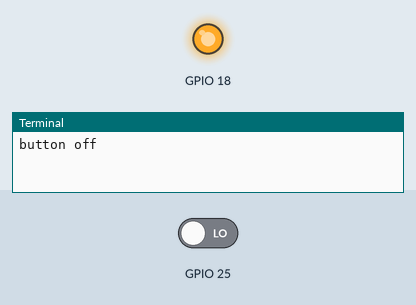
The program below on a simulated Raspberry Pi (BCM pin numbers). Shown: output pins drawn as LEDs (lit = HIGH), the last lines printed to the terminal. The inputs (shaded band) are chosen by the test bench; at power-on: GPIO 25 LOW. At 20.0 s the program stops and its outputs stay as they are.

Above: at 0.1 s.
At 19.9 s:
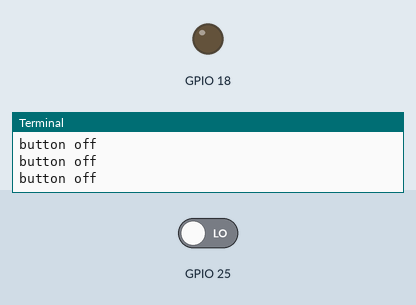
Timing chart, 0 to 21.4 s (numbered marks = the images above):
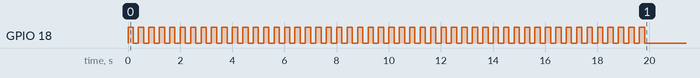

The program:

blinking_light_button.py
```python
import RPi.GPIO as GPIO
import time
import random

GPIO.setwarnings(False)
GPIO.setmode(GPIO.BCM)
GPIO.setup(18, GPIO.OUT)
GPIO.setup(25, GPIO.IN)

for _ in range(50):
    if GPIO.input(25):
        print('button on')
        GPIO.output(18, True)
        time.sleep(2)
        GPIO.output(18, False)
        time.sleep(2)
    else:
        print('button off')
        GPIO.output(18, True)
        time.sleep(.2)
        GPIO.output(18, False)
        time.sleep(.2)
GPIO.cleanup()
```
